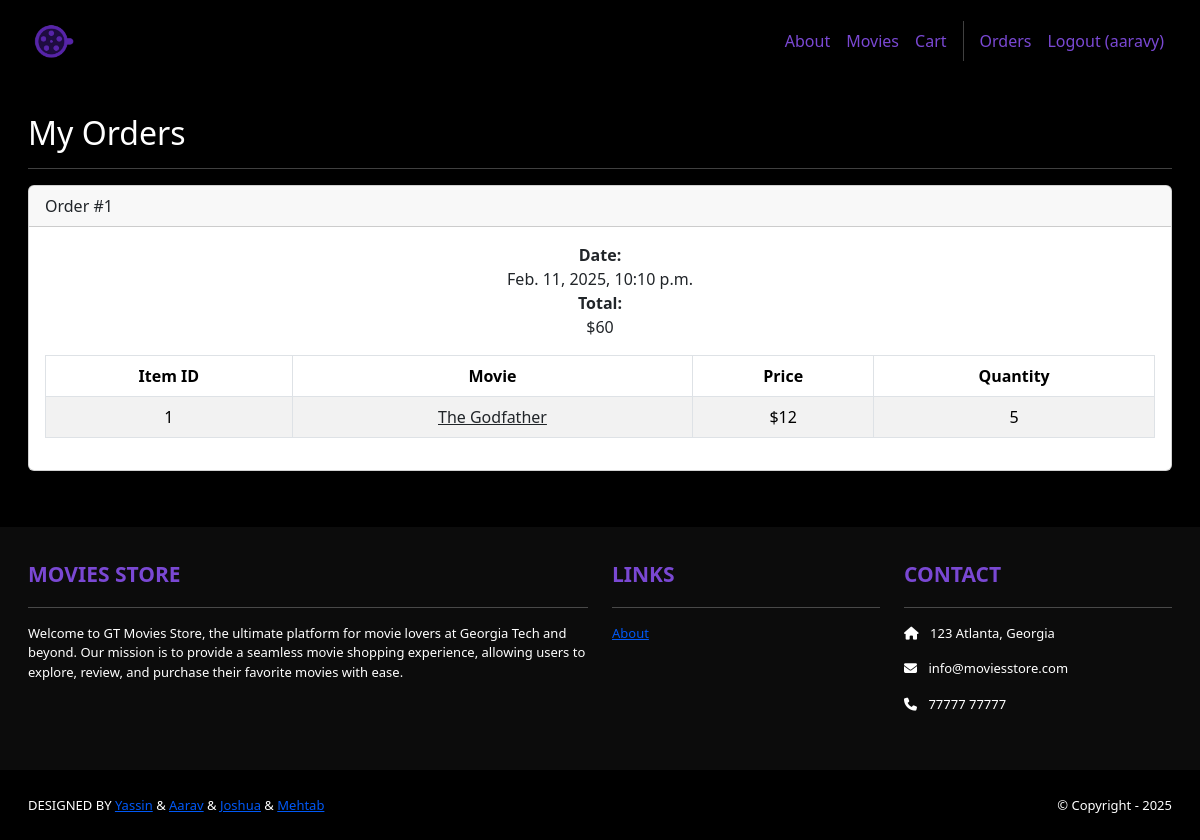
The page /accounts/orders/ (signed in) on the database as committed earlier.
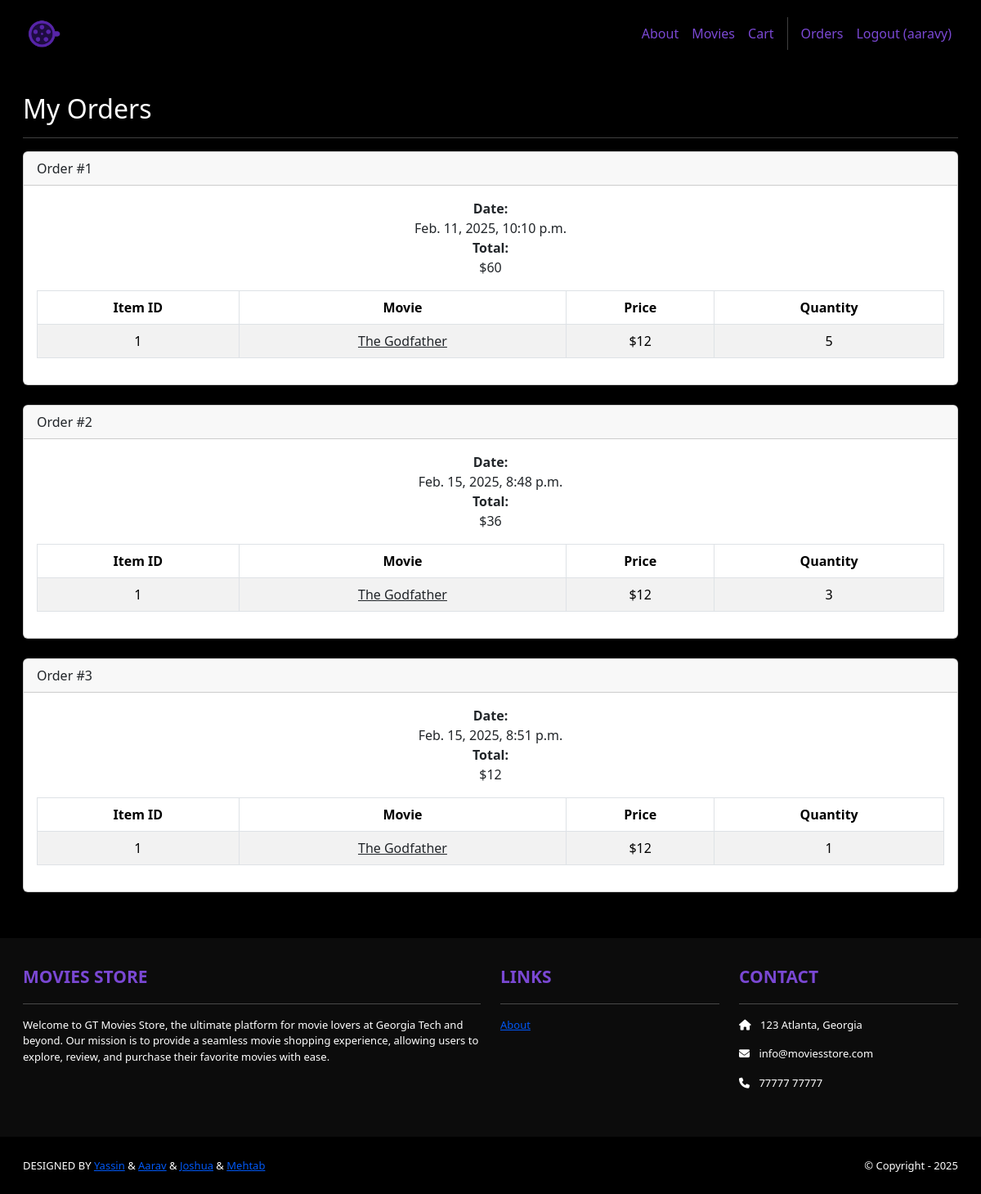
The same page on the database as committed later.
### cart/models.py (models this page shows, shortened)
class Order(models.Model):
    id = models.AutoField(primary_key=True)
    total = models.IntegerField()
    date = models.DateTimeField(auto_now_add=True)
    user = models.ForeignKey(User,
        on_delete=models.CASCADE)

class Item(models.Model):
    id = models.AutoField(primary_key=True)
    price = models.IntegerField()
    quantity = models.IntegerField()
    order = models.ForeignKey(Order,
        on_delete=models.CASCADE)
    movie = models.ForeignKey(Movie,
        on_delete=models.CASCADE)

### movies/models.py (models this page shows, shortened)
class Movie(models.Model):
    id = models.AutoField(primary_key=True)
    name = models.CharField(max_length=255)
    price = models.IntegerField()
    description = models.TextField()
    image = models.ImageField(upload_to='movie_images/')

### accounts/views.py (the view)
# urls.py: path('orders/', views.orders, name='accounts.orders'),
@login_required
def orders(request):
    template_data = {}
    template_data['title'] = 'Orders'
    template_data['orders'] = request.user.order_set.all()
    return render(request, 'accounts/orders.html',
        {'template_data': template_data})

### accounts/templates/accounts/orders.html
{% extends 'base.html' %}
{% block content %}
<div class="p-3">
  <div class="container">
    <div class="row mt-3">
      <div class="col mx-auto mb-3">
        <h2>My Orders</h2>
        <hr />
        {% for order in template_data.orders %}
        <div class="card mb-4">
          <div class="card-header">
            Order #{{ order.id }}
          </div>
          <div class="card-body">
            <b>Date:</b> {{ order.date }}<br />
            <b>Total:</b> ${{ order.total }}<br />
            <table class="table table-bordered
              table-striped text-center mt-3">
              <thead>
                <tr>
                  <th scope="col">Item ID</th>
                  <th scope="col">Movie</th>
                  <th scope="col">Price</th>
                  <th scope="col">Quantity</th>
                </tr>
              </thead>
              <tbody>
                {% for item in order.item_set.all %}
                <tr>
                  <td>{{ item.movie.id }}</td>
                  <td>
                    <a class="link-dark"
                      href="{% url 'movies.show' id=item.movie.id %}">
                      {{ item.movie.name }}
                    </a>
                  </td>
                  <td>${{ item.movie.price }}</td>
                  <td>{{ item.quantity }}</td>
                </tr>
                {% endfor %}
              </tbody>
            </table>
          </div>
        </div>
        {% endfor %}
      </div>
    </div>
  </div>
</div>
{% endblock content %}

### moviesstore/templates/base.html (shortened to what this page needs)
<!DOCTYPE html>
<html>
  {% load static %}
  <head>
    <link href=
      "https://cdn.jsdelivr.net/npm/bootstrap@5.3.3/dist/css/bootstrap.min.css" rel="stylesheet"
>
    <link rel=
      "stylesheet"  href="https://cdnjs.cloudflare.com/ajax/libs/font-awesome/6.1.1/css/all.min.css">
    <link rel="stylesheet" type="text/css"
          href="{% static 'css/style.css' %}">
  </head>
  <body>
    <nav class="p-3 navbar navbar-dark bg-dark
         navbar-expand-lg">
      <div class="container">
        <a class="navbar-brand"
           href="{% url 'home.index' %}">
          <img src="{% static 'img/logo.png' %}" alt="logo"
               height="40" />
        </a>
        <div class="collapse navbar-collapse"
             id="navbarNavAltMarkup">
          <div class="navbar-nav ms-auto navbar-ml">
            <a class="nav-link"
               href="{% url 'home.about' %}">About</a>
            <a class="nav-link" href=
              "{% url 'movies.index' %}">Movies</a>
            <a class="nav-link"
              href="{% url 'cart.index' %}">Cart</a>
            {% if user.is_authenticated %}
            <a class="nav-link"
              href="{% url 'accounts.orders' %}">Orders
            </a>
            <a class="nav-link"
              href="{% url 'accounts.logout' %}">Logout ({{ user.username }})</a>
            {% endif %}
          </div>
        </div>
      </div>
    </nav>
    <div>
      {% block content %}
      {% endblock content %}
    </div>
    <section class="p-3 ms-footer d-none d-md-block">
      <div class="container">
        <div class="row mt-3 text-white">
          <div class="col-md-6 col-lg-6 col-xl-6
               mx-auto mb-4">
            <b>MOVIES STORE</b>
            <hr />
            <p>
              Welcome to GT Movies Store, the ultimate platform for movie lovers at Georgia Tech and beyond. Our mission is to provide a seamless movie shopping experience, allowing users to explore, review, and purchase their favorite movies with ease.
            </p>
          </div>
          <div class="col-md-3 col-lg-3 col-xl-3
               mx-auto mb-4">
            <b>LINKS</b>
            <hr />
            <p><a class="nav-link"
              href="{% url 'home.about' %}">
              About
            </a></p>
          </div>
          <div class="col-md-3 col-lg-3 col-xl-3 mx-auto
               mb-4">
            <b>CONTACT</b>
            <hr />
            <p><i class="fas fa-home me-2"></i>
              123 Atlanta, Georgia
            </p>
            <p><i class="fas fa-envelope me-2"></i>
              info@moviesstore.com
            </p>
            <p><i class="fas fa-phone me-2"></i>
               77777 77777
            </p>
          </div>
        </div>
      </div>
    </section>
    <section class="p-3 ms-footer-bottom bg-dark">
      <div class="container d-flex
           justify-content-between">
        <div class="me-5 text-white">
          <span>DESIGNED BY
            <a href="https://www.linkedin.com/in/yassinreda101/"
            target="_blank">Yassin</a> &
            <a href="https://letterboxd.com/aaravy/"
            target="_blank">Aarav</a> &
           <a href="https://www.linkedin.com/in/joshua-kim-589788299/"
            target="_blank">Joshua</a> &
              <a href="https://www.linkedin.com/in/mehtabnasir/"
            target="_blank">Mehtab</a>
          </span>
        </div>
        <div class="text-white">
          <span>© Copyright - 2025</span>
        </div>
      </div>
    </section>
  </body>
</html>

### moviesstore/static/css/style.css (style rules this page uses)
.navbar a.nav-link { color: #7a48d3 !important; }
.bg-dark { background-color: #000000 !important; }
.ms-footer { background-color: #0c0c0c; }
body { background-color: #000000 !important; color: white; }
.ms-footer p { color: #ffffff; font-size: 13px; }
.ms-footer-bottom span { font-size: 13px; line-height: 38px; }
.ms-footer-bottom a { color: #0058f6; text-decoration: underline; }
.ms-footer b { color: #7a48d3; font-size: 21px; }
.ms-footer a { color: #0058f6; text-decoration: underline; }
.container { max-width: 1300px; }
.card-body { display: flex; flex-direction: column; justify-content: flex-end; align-items: center; flex-grow: 1; width: 100%; }
.card-body a { margin-top: auto; }

Rows that differ between the two databases and show on the page:
added Order: id "2", date "Feb. 15, 2025, 8:48 p.m.", total "36"
added Item: movie.id "1", movie.name "The Godfather", movie.price "12", quantity "3", shown under "2"
added Order: id "3", date "Feb. 15, 2025, 8:51 p.m.", total "12"
added Item: movie.id "1", movie.name "The Godfather", movie.price "12", quantity "1", shown under "3"
